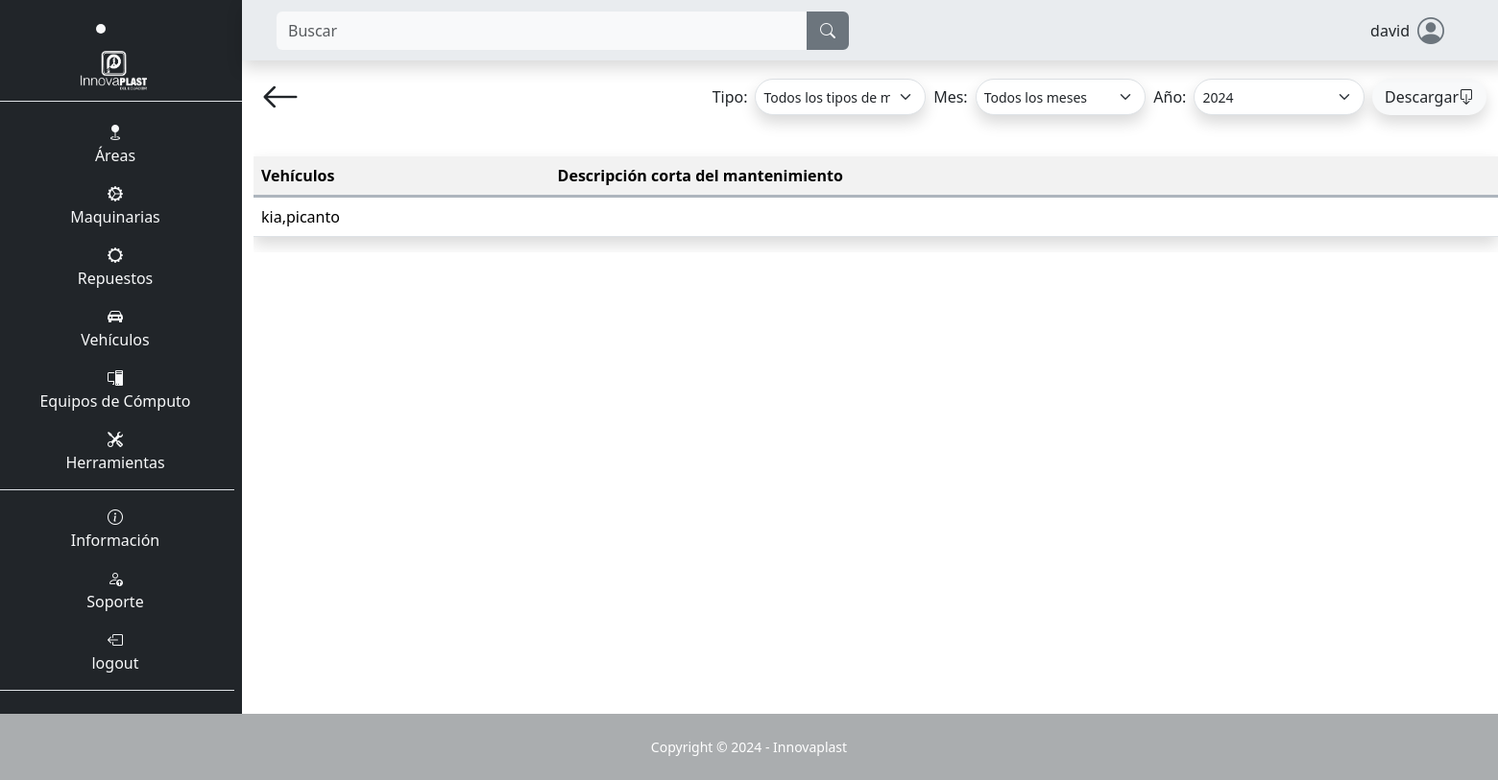
The page /vehiculo/tabla/ (signed in) on the database as committed earlier.
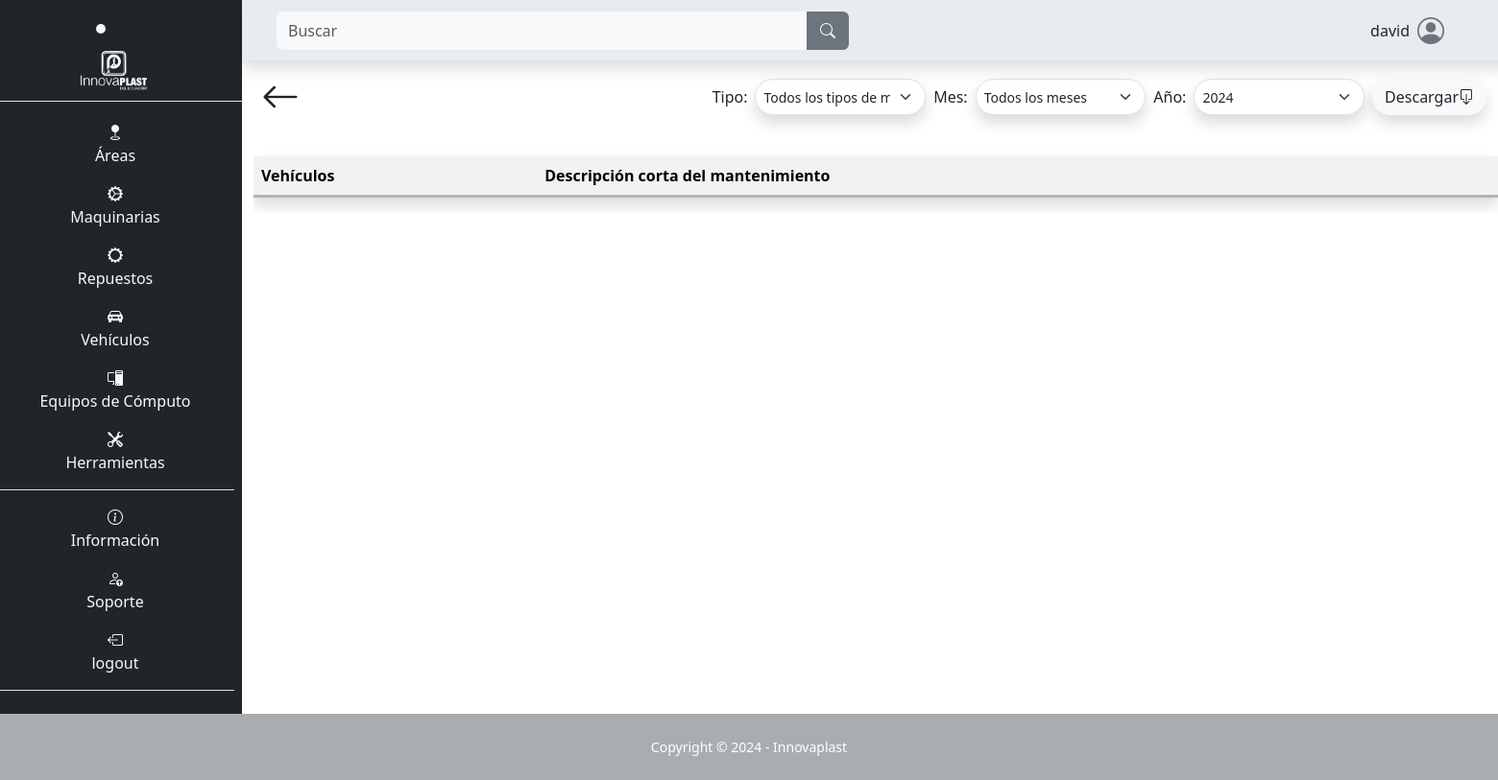
The same page on the database as committed later.
### SGE_vehiculo/models.py (models this page shows, shortened)
class Vehiculo(models.Model):
    marca = models.CharField(max_length=50, null=False, blank=False)
    modelo = models.CharField(max_length=50, null=False, blank=False)
    matricula = models.CharField(max_length=50, null=False, blank=False)
    número_de_chasis = models.CharField(max_length=50, null=False, blank=False)
    motor = models.CharField(max_length=50, null=False, blank=False)
    km_recorridos = models.BigIntegerField(blank=False, null=False)
    intervalo_mantenimiento = models.IntegerField(blank=False, null=False)
    intervalo_mantenimiento_cambio_filtro_aceite = models.IntegerField(blank=False, null=False)
    intervalo_mantenimiento_cambio_filtro_aire_combustible = models.IntegerField(blank=False, null=False)
    intervalo_mantenimiento_cambio_filtro_caja_corona = models.IntegerField(blank=False, null=False)
    image = models.ImageField(upload_to="vehiculo/image", null=False, blank=False)
    fecha_ultimo_mantenimiento = models.DateField(default=date.today, blank=False, null=False)
    nombre_chofer = models.CharField(max_length=50, null=False, blank=False)
    nombre_usuario_chofer = models.CharField(max_length=20, null=False, blank=False, default="")
    contraseña_chofer = models.CharField(max_length=20, blank=False, null=False)
    teléfono_chofer = models.CharField(max_length=10, blank=False, null=False)
    dirección_chofer = models.CharField(max_length=30, blank=False, null=False)
    dni_chofer = models.BigIntegerField(max_length=20, blank=True, null=True, default=0)

### SGE_vehiculo/views.py (the view)
# urls.py: path('tabla/', views.tabla_mantenimientos, name="area_tabla_mantenimientos"),
@login_required
def tabla_mantenimientos(request):
    vehiculos = Vehiculo.objects.all()
    tipos_mantenimiento = TipoMantenimientoVehiculo.objects.all()
    for vehiculo in vehiculos:
        vehiculo.mantenimientos = vehiculo.mantenimientovehiculo_set.all().order_by('-fecha_fin', '-hora_fin')
    context = {
        'vehiculos': vehiculos,
        'tipos_mantenimiento': tipos_mantenimiento,
    }
    return render(request, 'SGE_vehiculo/tablas.html', context)

### templates/SGE_vehiculo/tablas.html (shortened to what this page needs)
{% extends "layout/base.html" %}
{% block 'content' %}
<div class="container">
    <div class="d-flex p-2 justify-content-between">
        <a class="text-decoration-none text-dark" href="{% url "vehiculo" %}">
            <i class="bi bi-arrow-left fs-1"></i>
        </a>
        <form class="d-flex mt-auto mb-auto" action="{% url 'documento_general_mantenimientos_vehiculo' %}" method="get" style="max-height: 50px; min-width: 600px;">
          <label class="mt-auto mb-auto m-1" for="tipo_mantenimiento">Tipo:</label>
            <select class="form-select form-select-sm m-1 shadow rounded-pill" name="tipo_mantenimiento" id="tipo_mantenimiento">
                <option value="">Todos los tipos de mantenimiento</option>
            </select>
          <label class="mt-auto mb-auto m-1" for="mes">Mes:</label>
          <select class="form-select form-select-sm m-1 shadow rounded-pill" name="mes" id="mes">
            <option value="">Todos los meses</option>
          </select>
          <label class="mt-auto mb-auto m-1" for="anio">Año:</label>
          <select class="form-select form-select-sm m-1 shadow rounded-pill" name="anio" id="anio">
              <option value="2024">2024</option>
          </select>
          <button type="submit" value="Submit" class="btn custom d-flex m-1 shadow rounded-pill">Descargar  <i class="bi bi-box-arrow-down mt-auto mb-auto"></i></button>
        </form>
    </div>
    <div class="table-responsive">
    <table class="table table-striped mt-4 shadow">
      <tr class="border border-end-0 border-start-0 border-top-0 border-3 border-dark-subtle">
        <th>Vehículos</th>
        <th>Descripción corta del mantenimiento</th>
      </tr>
      {% for vehiculo in vehiculos %}
      <tr>
        <td>{{ vehiculo.marca }},{{ vehiculo.modelo }}</td>
        <td>
        </td>
      </tr>
      {% endfor %}
    </table>
    </div>
</div>
{% endblock %}

### templates/layout/base.html (shortened to what this page needs)
{% load static %}
<!DOCTYPE html>
<html lang="es">
<head>
    <link rel="stylesheet" href="https://cdn.jsdelivr.net/npm/bootstrap-icons@1.10.3/font/bootstrap-icons.css">
    <link rel="stylesheet" href="{% static "css/bootstrap.css" %}">
    <link rel="stylesheet" href="{% static "css/style.css" %}">
</head>
<body class="" id="page-top">
    <main>
        <div class="row">
            {% if user.is_authenticated %}
            <div class="col-12 col-md-2 m-0 p-0 text-light text-center barra d-none d-md-block">
                <li class="nav-item active text-center fs-3 lista-menu m-2" style="transition: background-color 0.5s ease">
                    <a class="nav-link" href="{% url "index" %}">
                        <img src="{% static "images/Innovaplast.png" %}" alt="Innovaplast" style="max-height: 44px;">
                    </a>
                </li>
                <ul class="flex-column align-items-stretch p-2 border-top">
                    <li class="nav-item mt-1 pt-2 lista-menu text-center" style="transition: background-color 0.5s ease">
                        <a class="text-light text-decoration-none lista-menu" href="{% url "area" %}"><i class="bi bi-geo-fill"></i><p>Áreas</p></a>
                    </li>
                    <li class="nav-item lista-menu" style="transition: background-color 0.5s ease">
                        <a class="text-light text-decoration-none lista-menu" href="{% url "maquina" %}"><i class="bi bi-gear-wide-connected"></i><p>Maquinarias</p></a>
                    </li>
                    <li class="nav-item lista-menu" style="transition: background-color 0.5s ease">
                        <a class="text-light text-decoration-none lista-menu" href="{% url "repuesto_maquina" %}"><i class="bi bi-gear-wide"></i><p>Repuestos</p></a>
                    </li>
                    <li class="nav-item lista-menu" style="transition: background-color 0.5s ease">
                        <a class="text-light text-decoration-none lista-menu" href="{% url "vehiculo" %}"><i class="bi bi-car-front-fill"></i><p>Vehículos</p></a>
                    </li>
                    <li class="nav-item lista-menu" style="transition: background-color 0.5s ease">
                        <a class="text-light text-decoration-none lista-menu" href="{% url "pc" %}"><i class="bi bi-pc-display"></i><p>Equipos de Cómputo</p></a>
                    </li>
                    <li class="nav-item border-bottom lista-menu" style="transition: background-color 0.5s ease">
                        <a class="text-light text-decoration-none lista-menu" href="{% url "herramienta" %}"><i class="bi bi-tools"></i><p>Herramientas</p></a>
                    </li>
                    <li class="nav-item pt-3 lista-menu" style="transition: background-color 0.5s ease">
                        <a class="text-light text-decoration-none lista-menu" href="{% url "info" %}"><i class="bi bi-info-circle"></i><p>Información</p></a>
                    </li>
                    <li class="nav-item lista-menu" style="transition: background-color 0.5s ease">
                        <a class="text-light text-decoration-none lista-menu" href="{% url "soporte" %}">  <i class="bi bi-person-up"></i><p>Soporte</p></a>
                    </li>
                    {% if user.is_authenticated %}
                        <li class="nav-item lista-menu border-bottom" style="transition: background-color 0.5s ease">
                            <a class="text-light text-decoration-none lista-menu" href="{% url "logout" %}"><i class="bi bi-box-arrow-left"></i><p>logout</p></a>
                        </li>
                    {% else %}
                        <li class="nav-item lista-menu border-bottom" style="transition: background-color 0.5s ease">
                            <a class="text-light text-decoration-none lista-menu" href="{% url "login" %}"><i class="bi bi-box-arrow-right"></i><p>Login</p></a>
                        </li>
                    {% endif %}
                </ul>
            </div>
            {% endif %}
            <div class="col-12 col-md-10 m-0 p-0">
                {% if user.is_authenticated %}
                <nav class="row navbar bg-body-secondary p-2 m-0 shadow sticky-top navbar-expand-lg">
                        <div class="col-12 col-md-6 order-lg-first order-last">
                            <form class="d-flex form-inline mr-auto ml-md-3 my-2 my-md-0 ms-3 me-3 mw-100 navbar-search" role="search" action="" method='GET'>
                                <div class="input-group">
                                    <input class="form-control bg-light border-0 small" id="search-input" name="search" type="search" placeholder="Buscar" aria-label="Search">
                                    <div class="input-group-append">
                                        <button class="btn btn-secondary text-light rounded-0 rounded-end border-2" type="submit">
                                            <i class="bi bi-search"></i>
                                        </button>
                                    </div>
                                </div>
                            </form>
                        </div>
                        <div class="col-12 col-md-6">
                            <div class="me-5 d-flex justify-content-center justify-content-md-end align-items-center">
                                <p class="ms-5 mt-auto mb-auto">{{ user }}</p>
                                <i class="bi bi-person-circle fs-3 ms-2 icono-persona"></i>
                            </div>
                        </div>
                </nav>
                {% endif %}
                {% block 'content' %}{% endblock %}
            </div>
    </main>
    {% if user.is_authenticated %}
    <footer class="footer">
        <div class="small text-center p-4 text-white">Copyright &copy; 2024 - Innovaplast</div>
    </footer>
    {% endif %}
</body>
</html>

### static/css/style.css (style rules this page uses)
:root { --color-primary: #6c757d; --color-secondary: #212529; --color-tertiary: #f8f9fa; --body: #ffffff; --footer: #aaadaf; }
* { margin: 0; padding: 0; box-sizing: border-box; }
body { background-color: var(--body); }
.barra { background-color: var(--color-secondary); }
ul { list-style-type: none; }
.icono-persona { color: var(--color-primary); }
.custom { background-color: var(--color-tertiary); }
.footer { background-color: var(--footer); }

Rows that differ between the two databases and show on the page:
removed Vehiculo: marca "kia", modelo "picanto"
